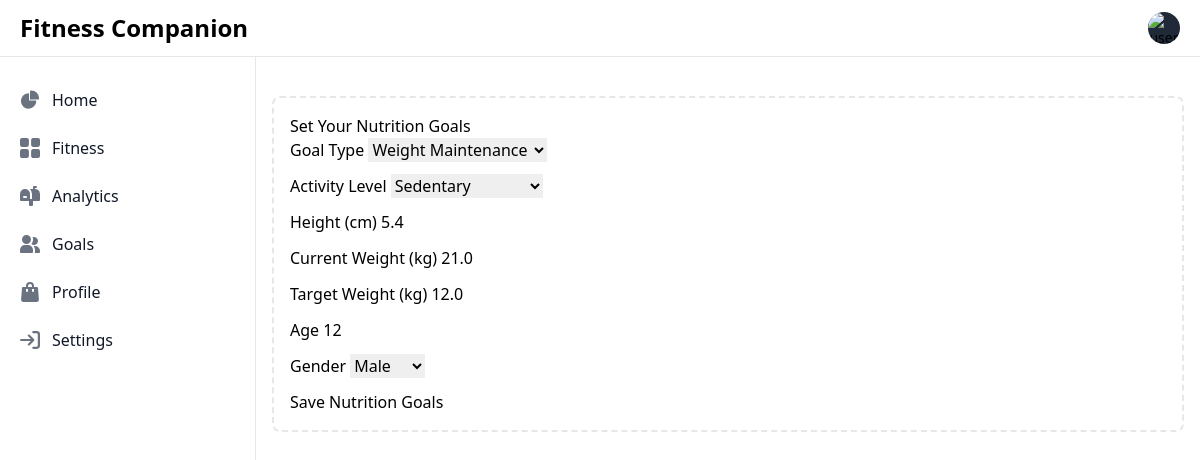
Page /nutrition/ (signed in) on the committed database.
### nutrition/models.py (models this page shows, shortened)
class NutritionGoal(models.Model):
    GOAL_TYPES = [
        ("weight_loss", "Weight Loss"),
        ("weight_gain", "Weight Gain"),
        ("muscle_gain", "Muscle Gain"),
        ("maintenance", "Weight Maintenance"),
        ("performance", "Athletic Performance"),
    ]
    ACTIVITY_LEVELS = [
        ("sedentary", "Sedentary"),
        ("light", "Light Activity"),
        ("moderate", "Moderate Activity"),
        ("very_active", "Very Active"),
        ("extra_active", "Extra Active"),
    ]
    user = models.OneToOneField(settings.AUTH_USER_MODEL, on_delete=models.CASCADE)
    goal_type = models.CharField(max_length=20, choices=GOAL_TYPES)
    activity_level = models.CharField(max_length=20, choices=ACTIVITY_LEVELS)
    daily_calorie_target = models.IntegerField()
    protein_target = models.FloatField(help_text="Grams of protein per day")
    carbohydrate_target = models.FloatField(help_text="Grams of carbohydrates per day")
    fat_target = models.FloatField(help_text="Grams of fat per day")
    height = models.FloatField(help_text="Height in centimeters")
    current_weight = models.FloatField(help_text="Current weight in kilograms")
    target_weight = models.FloatField(help_text="Target weight in kilograms")
    age = models.IntegerField()
    gender = models.CharField(
        max_length=10,
        choices=[("male", "Male"), ("female", "Female"), ("other", "Other")],
    )
    created_at = models.DateTimeField(auto_now_add=True)
    updated_at = models.DateTimeField(auto_now=True)

### nutrition/views.py (the view)
# urls.py: path('', views.homepage, name='homepage'),
@login_required
def homepage(request):
    try:
        nutrition_goal = NutritionGoal.objects.get(user=request.user)
    except NutritionGoal.DoesNotExist:
        nutrition_goal = None
    if request.method == 'POST':
        form = NutritionGoalForm(request.POST)
        if form.is_valid():
            nutrition_goal_data = form.cleaned_data
            NutritionGoal.objects.update_or_create(
                user=request.user,
                defaults=nutrition_goal_data
            )
            return redirect('home')  # replace 'success_url' with your success URL
    else:
        form = NutritionGoalForm(instance=nutrition_goal)
    return render(request, 'set_nutrition_goal.html', {'form': form})

### nutrition/forms.py (shortened to what this page needs)
class NutritionGoalForm(forms.ModelForm):
    class Meta:
        model = NutritionGoal
        fields = [
            "goal_type",
            "activity_level",
            "height",
            "current_weight",
            "target_weight",
            "age",
            "gender",
        ]
        widgets = {
            "goal_type": forms.Select(attrs={"class": "form-control"}),
            "activity_level": forms.Select(attrs={"class": "form-control"}),
            "gender": forms.Select(attrs={"class": "form-control"}),
            "height": forms.NumberInput(attrs={"class": "form-control", "step": "0.1"}),
            "current_weight": forms.NumberInput(
                attrs={"class": "form-control", "step": "0.1"}
            ),
            "target_weight": forms.NumberInput(
                attrs={"class": "form-control", "step": "0.1"}
            ),
            "age": forms.NumberInput(attrs={"class": "form-control"}),
        }

### templates/set_nutrition_goal.html (shortened to what this page needs)
{% extends 'base.html' %}
{% block content %}
<div class="row">
    <div class="col-md-8 offset-md-2">
        <div class="card">
            <div class="card-header">
                <h2>Set Your Nutrition Goals</h2>
            </div>
            <div class="card-body">
                <form method="post">
                    <div class="row">
                        <div class="col-md-6 mb-3">
                            <label>Goal Type</label>
                            {{ form.goal_type }}
                        </div>
                        <div class="col-md-6 mb-3">
                            <label>Activity Level</label>
                            {{ form.activity_level }}
                        </div>
                    </div>
                    <div class="row">
                        <div class="col-md-4 mb-3">
                            <label>Height (cm)</label>
                            {{ form.height }}
                        </div>
                        <div class="col-md-4 mb-3">
                            <label>Current Weight (kg)</label>
                            {{ form.current_weight }}
                        </div>
                        <div class="col-md-4 mb-3">
                            <label>Target Weight (kg)</label>
                            {{ form.target_weight }}
                        </div>
                    </div>
                    <div class="row">
                        <div class="col-md-4 mb-3">
                            <label>Age</label>
                            {{ form.age }}
                        </div>
                        <div class="col-md-4 mb-3">
                            <label>Gender</label>
                            {{ form.gender }}
                        </div>
                    </div>
                    <button type="submit" class="btn btn-primary">Save Nutrition Goals</button>
                </form>
            </div>
        </div>
    </div>
</div>
{% endblock %}

### rows in the picture
NutritionGoal: goal_type "Weight Maintenance", activity_level "Sedentary", height "5.4", current_weight "21.0", target_weight "12.0", age "12", gender "Male"
